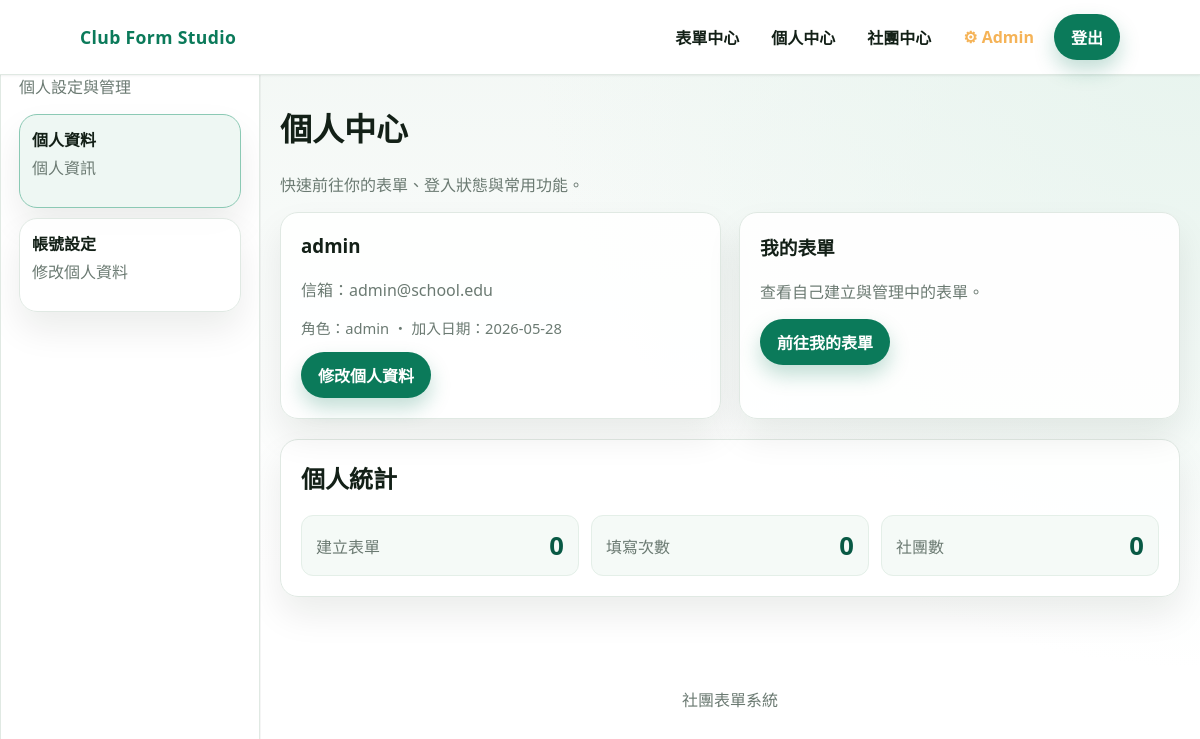
Screenshot of /users/user_index.php (signed in) with the database file from the repository.
### tables this page shows
CREATE TABLE users (
    id          INT PRIMARY KEY AUTO_INCREMENT        COMMENT '使用者唯一識別碼',
    username    VARCHAR(50)  UNIQUE NOT NULL          COMMENT '登入帳號，不可重複',
    password    VARCHAR(255) NOT NULL                 COMMENT '密碼（SHA256 雜湊）',
    email       VARCHAR(100) UNIQUE NOT NULL          COMMENT '電子郵件，不可重複，用於密碼重設',
    role        ENUM('member','owner','club_officer','admin')
                         DEFAULT 'member'             COMMENT '系統層級身份：member=一般會員, owner=幹部, club_officer=社團持有人, admin=管理員',
    created_at           TIMESTAMP DEFAULT CURRENT_TIMESTAMP   COMMENT '帳號建立時間',
    updated_at           TIMESTAMP DEFAULT CURRENT_TIMESTAMP
                         ON UPDATE CURRENT_TIMESTAMP  COMMENT '最後更新時間',
    remember_token_hash  VARCHAR(64) NULL              COMMENT '記住我 Token 的 SHA256 雜湊（每個使用者僅保留最新一個，取代獨立的 remember_tokens 表）'
);

### users/user_index.php (the view, shortened to what this page needs)
<?php
$user_raw = isset($_SESSION['user']) ? $_SESSION['user'] : null;
$current_user = null;
$errors = [];
$stats = [
	'created_forms' => 0,
	'submissions' => 0,
	'clubs' => 0
];
try {
	$pdo = get_db();
	if ($user_raw) {
		$user_stmt = $pdo->prepare('SELECT id, username, email, role, created_at FROM users WHERE username = :u LIMIT 1');
		$user_stmt->execute([':u' => $user_raw]);
		$current_user = $user_stmt->fetch();
		if ($current_user) {
			$form_stmt = $pdo->prepare('SELECT COUNT(*) FROM forms WHERE creator_id = :id');
			$form_stmt->execute([':id' => $current_user['id']]);
			$stats['created_forms'] = (int) $form_stmt->fetchColumn();
			$sub_stmt = $pdo->prepare('SELECT COUNT(*) FROM form_submissions WHERE user_id = :id');
			$sub_stmt->execute([':id' => $current_user['id']]);
			$stats['submissions'] = (int) $sub_stmt->fetchColumn();
			$club_stmt = $pdo->prepare('SELECT COUNT(*) FROM club_memberships WHERE user_id = :id');
			$club_stmt->execute([':id' => $current_user['id']]);
			$stats['clubs'] = (int) $club_stmt->fetchColumn();
		}
	}
} catch (Throwable $e) {
	$errors[] = '使用者中心載入失敗，請稍後再試。';
}
?>
<!doctype html>
<html lang="zh-Hant">
	<head>
		<link rel="stylesheet" href="../css/app.css" />
	</head>
	<body>
		<?php $base_url = '../'; require __DIR__ . '/../includes/header.php'; ?>
		<?php require __DIR__ . '/../includes/right.php'; ?>
		<main class="section">
			<div class="container">
				<h1>個人中心</h1>
				<p class="muted">快速前往你的表單、登入狀態與常用功能。</p>
				<?php if (!$current_user) : ?>
					<div class="panel" style="padding: 20px">
						<h2 style="margin-top: 0">尚未登入</h2>
						<p class="muted">登入後可以建立表單、查看自己的填寫紀錄與管理社團相關功能。</p>
						<div style="display: flex; gap: 10px; flex-wrap: wrap">
							<a class="btn btn-primary" href="../login.php">登入</a>
							<a class="btn btn-ghost" href="../register.php">註冊</a>
							<a class="btn btn-ghost" href="../index.php">回首頁</a>
						</div>
					</div>
				<?php else : ?>
					<div class="card-grid">
						<article class="panel" style="padding: 20px">
							<h3 style="margin-top: 0"><?php echo htmlspecialchars($current_user['username']); ?></h3>
							<p class="muted">信箱：<?php echo htmlspecialchars($current_user['email']); ?></p>
							<p class="meta">角色：<?php echo htmlspecialchars($current_user['role']); ?> ・ 加入日期：<?php echo !empty($current_user['created_at']) ? htmlspecialchars(date('Y-m-d', strtotime($current_user['created_at']))) : ''; ?></p>
							<div style="margin-top: 12px; display: flex; gap: 8px; flex-wrap: wrap">
								<a class="btn btn-primary" href="./setting.php">修改個人資料</a>
							</div>
						</article>
						<article class="panel" style="padding: 20px">
							<h3 style="margin-top: 0">我的表單</h3>
							<p class="muted">查看自己建立與管理中的表單。</p>
							<a class="btn btn-primary" href="../forms/my_forms.php">前往我的表單</a>
						</article>
					</div>
					<div class="panel" style="padding: 20px; margin-top: 20px">
						<h2 style="margin-top: 0">個人統計</h2>
						<div style="display: grid; gap: 12px; grid-template-columns: repeat(auto-fit, minmax(160px, 1fr))">
							<div class="stat"><div class="muted">建立表單</div><strong><?php echo number_format($stats['created_forms']); ?></strong></div>
							<div class="stat"><div class="muted">填寫次數</div><strong><?php echo number_format($stats['submissions']); ?></strong></div>
							<div class="stat"><div class="muted">社團數</div><strong><?php echo number_format($stats['clubs']); ?></strong></div>
						</div>
					</div>
				<?php endif; ?>
			</div>
		</main>
		<footer class="footer container">社團表單系統</footer>
	</body>
</html>
<?php
exit();

### css/base.css (style rules this page uses)
:root { --bg: #f2f7f4; --bg-soft: #e9f1ed; --card: #ffffff; --text: #132017; --muted: #6b7a72; --brand: #0b7a5a; --brand-strong: #085944; --accent: #f5b357; --border: #e0e9e3; --shadow: 0 18px 35px rgba(10, 24, 18, 0.08); --radius: 18px; --radius-sm: 12px; }
* { box-sizing: border-box; }
body { margin: 0; font-family: "Noto Sans TC", "IBM Plex Sans Thai", "Segoe UI", sans-serif; color: var(--text); background: radial-gradient( circle at top right, #e7f4ee 0%, rgba(231, 244, 238, 0) 45% ), linear-gradient(180deg, var(--bg) 0%, #ffffff 65%); min-height: 100vh; }
a { color: inherit; text-decoration: none; }
.muted { color: var(--muted); }
.meta { color: var(--muted); font-size: 0.92rem; margin-top: 8px; }
.container { max-width: 1040px; margin: 0 auto; padding: 0 20px; }
.section { padding: 8px 0 64px; }
.card-grid { display: grid; grid-template-columns: repeat(auto-fit, minmax(240px, 1fr)); gap: 18px; }
.footer { padding: 26px 0 40px; text-align: center; color: var(--muted); }

### css/components.css (style rules this page uses)
.btn { display: inline-flex; align-items: center; justify-content: center; gap: 6px; padding: 10px 16px; border-radius: 999px; font-weight: 600; border: 1px solid transparent; transition: transform 0.2s ease, box-shadow 0.2s ease, background 0.2s ease, color 0.2s ease; }
.btn-primary { background: var(--brand); color: #ffffff; box-shadow: 0 10px 20px rgba(11, 122, 90, 0.25); }
.panel { background: rgba(255, 255, 255, 0.92); border-radius: var(--radius); border: 1px solid var(--border); box-shadow: var(--shadow); }
.stat { display: flex; align-items: center; justify-content: space-between; padding: 12px 14px; border-radius: var(--radius-sm); background: #f5faf7; border: 1px solid #e4efe8; }
.stat strong { font-size: 1.6rem; color: var(--brand-strong); }

### rows the page displays
users: username "admin", email "admin@school.edu", role "admin", created_at "2026-05-28"

### other values shown
$right_note "個人設定與管理"
$label "個人資料"
$description "個人資訊"
$label "帳號設定"
$description "修改個人資料"
$stats['created_forms'] "0"
$stats['submissions'] "0"
$stats['clubs'] "0"
